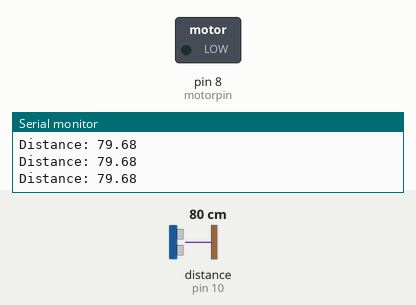
Bench run of a sketch on a simulated Arduino Uno, built with avr-gcc and run on an emulated ATmega328P. Shown: switched loads named in the sketch (green lamp = pin HIGH), the last lines printed to the serial monitor. Wiring (inferred from the names in the program): ultrasonic range finder: trigger pin 9; echo pin 10. Dashed ring = blinking. The inputs (shaded band) are chosen by the test bench; at power-on: distance to the obstacle (sensor on pin 10) 80 cm. The echo pulse lasts 58.3 µs per cm; pins used as bus, display or sensor lines are not drawn.

Above: at 1.3 s.
1.4 s: distance to the obstacle (sensor on pin 10) set to 7 cm
2.9 s: distance to the obstacle (sensor on pin 10) set to 4 cm
At 3.14 s:
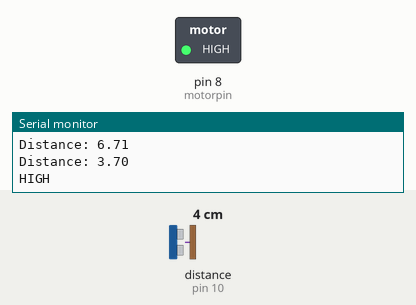
5.9 s: distance to the obstacle (sensor on pin 10) set to 9 cm
At 6.8 s:
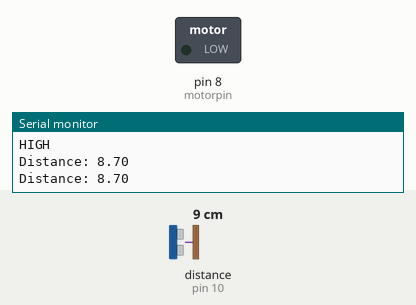
7.4 s: distance to the obstacle (sensor on pin 10) set to 2 cm
At 7.65 s:
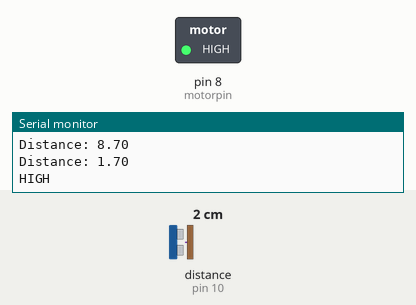
Timing chart, 0 to 11.4 s (numbered marks = the images above; inputs shaded):
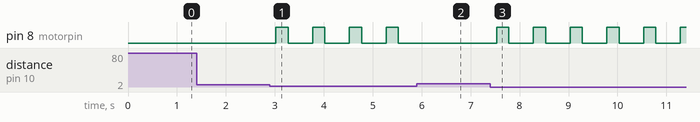

The sketch:

Ultrasonic.ino
```cpp
#define sanitizerDelay 0.25 //in seconds

const int trigPin = 9;
const int echoPin = 10;
const byte motorpin = 8;
bool flag = true;
float duration, distance;
const int raspiPin = 5;
//const int buzzerPin = 6;

void setup() {
  pinMode(trigPin, OUTPUT);
  pinMode(echoPin, INPUT);
  pinMode(motorpin, OUTPUT);
  //pinMode(raspiPin, INPUT);
  //pinMode(buzzerPin, OUTPUT);
  Serial.begin(9600);
}

void loop() {
  /*
  if(digitalRead(raspiPin)==HIGH)
  {
    digitalWrite(buzzerPin,HIGH);
  }
  else{
    digitalWrite(buzzerPin,LOW);
  }
  */
  digitalWrite(trigPin, LOW);
  delayMicroseconds(2);
  digitalWrite(trigPin, HIGH);
  delayMicroseconds(10);
  digitalWrite(trigPin, LOW);

  duration = pulseIn(echoPin, HIGH);
  distance = (duration * .0343) / 2;
  Serial.print("Distance: ");
  Serial.println(distance);

  if (distance <= 5) {
    digitalWrite(motorpin, HIGH);
    Serial.println("HIGH");
    delay(sanitizerDelay*1000);
    digitalWrite(motorpin, LOW);
  }
  delay(500);
}
```

Measured:
- the behaviour switches between 6 and 5 cm on distance to the obstacle (sensor on pin 10) (found by bisection; images 0 and 1)
- after the input at 2.9 s, pin 8 (motorpin): alternates HIGH for 0.25 s and LOW for 0.50 s, starting after 0.12 s
- after the input at 5.9 s, pin 8 (motorpin): stops changing and stays LOW
- after the input at 7.4 s, pin 8 (motorpin): alternates HIGH for 0.25 s and LOW for 0.50 s, starting after 0.13 s
